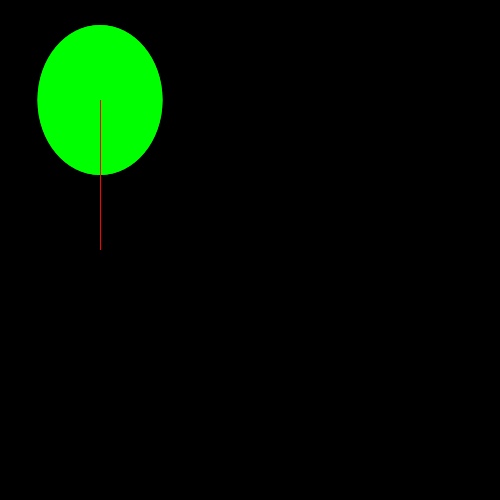
Frame 1 (no input)
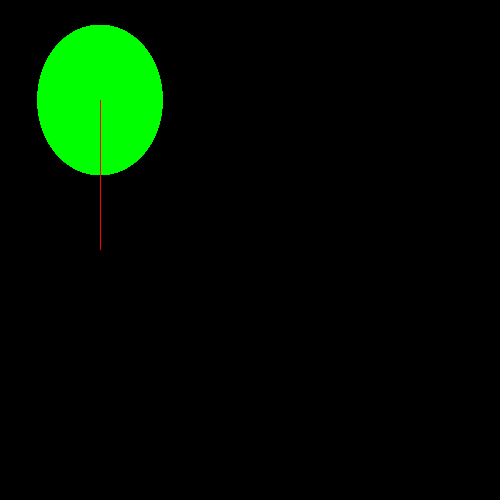
Frame 60 (the mouse pressed at the canvas centre just before this capture)
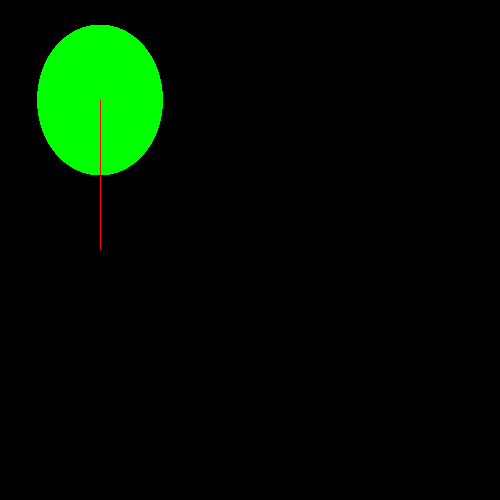
Frame 120 (the mouse held since frame 60 and released just before this capture)

The Processing sketch that drew these frames (run headless with seeded random() and noise(); from frame 60 on, the mouse is pressed at the canvas centre):

// Processing sketch: functions_2_start_code
// ── functions_2_start_code.pde
void setup() {
  size(500, 500);
  background(0);
  noStroke();
}

void draw() {
  makeATree(150, 120, 150, 150);
  makeATree(450, 300, 120, 300);
}

void makeATree(int xPos, int yPos, int treeWidth, int treeHeight) {
  fill(0, 255, 0);
  ellipse(100, 100, 125, 150);
  fill(255, 0, 0);
  rect(100, 100, 1, 150);  
}
